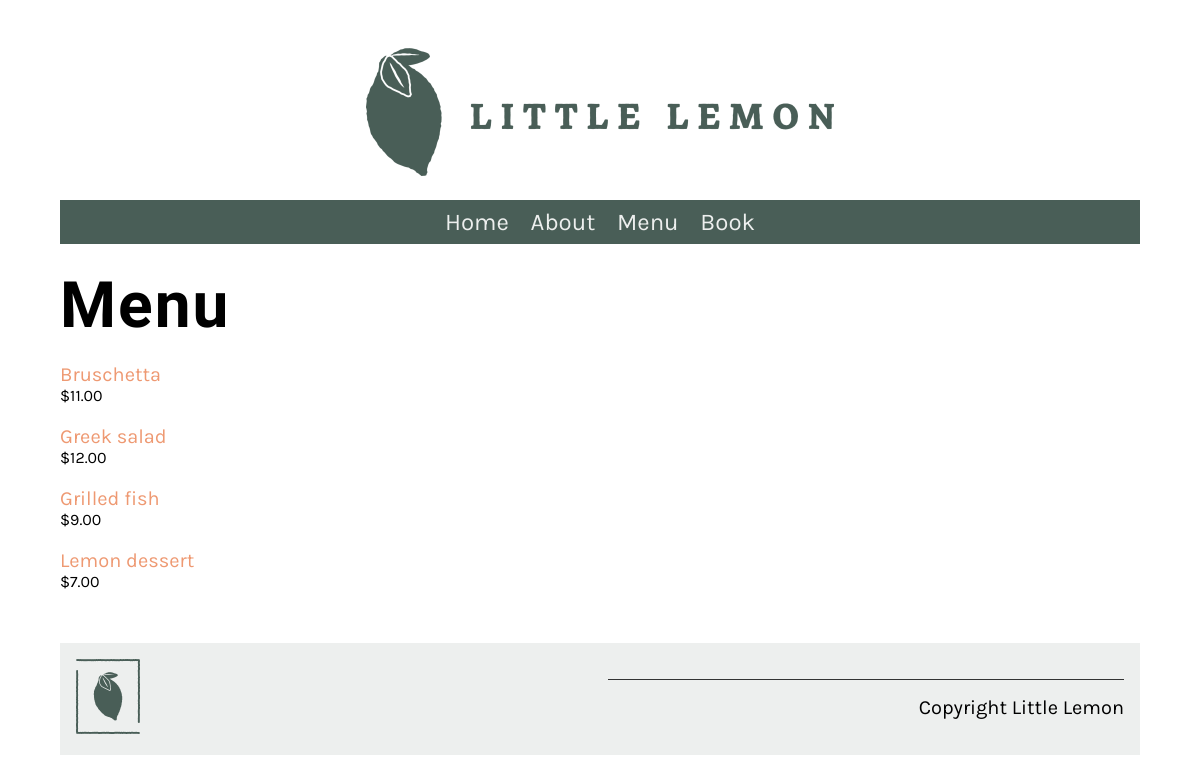
The app's page /menu/ with its own data.
### restaurant/models.py (models this page shows, shortened)
class Menu(models.Model):
   name = models.CharField(max_length = 200)
   price = models.IntegerField()
   description = models.TextField(max_length=1000, default='')

### restaurant/views.py (the view)
# urls.py: path('menu/', views.menu, name="menu"),
def menu(request):
     menu_data = Menu.objects.all()
     main_data = {"menu":menu_data}
     return render(request,'menu.html', main_data)

### restaurant/templates/menu.html
{% extends 'base.html' %}
{% load static %}
{% block content %}
<h1>Menu</h1>
<div class="column">
    {% for item in menu|dictsort:"name" %}
    <p>
        <a href="{% url 'menu_item' pk=item.pk %}">
            {{ item.name }}
        </a>
        <span class="menu-price">
        ${{ item.price }}.00
        </span>
    </p>
    {% endfor%}
</div>
{% endblock %}

### restaurant/static/css/style.css (style rules this page uses)
body { font-family: 'Karla', sans-serif; margin-top: 3rem; margin-bottom: 3rem; margin-left: 5%; margin-right: 5%; }
h1, h2, h3, h4, h5, h6 { font-family: 'Markazi Text', serif; letter-spacing: 2px;; }
h1 { font-size: 4rem; margin-top: 1.5rem; margin-bottom: 0; }
p, ul { font-size: 1.25rem;; }
a { color: #EE9972; text-decoration: none; }
.column { flex-basis: 50%; margin-bottom: 1rem; padding-bottom: 1rem; }
.menu-price { display: block; font-size: 1rem; }

### records on screen
Menu: name "Bruschetta", price "11"
Menu: name "Greek salad", price "12"
Menu: name "Grilled fish", price "9"
Menu: name "Lemon dessert", price "7"
